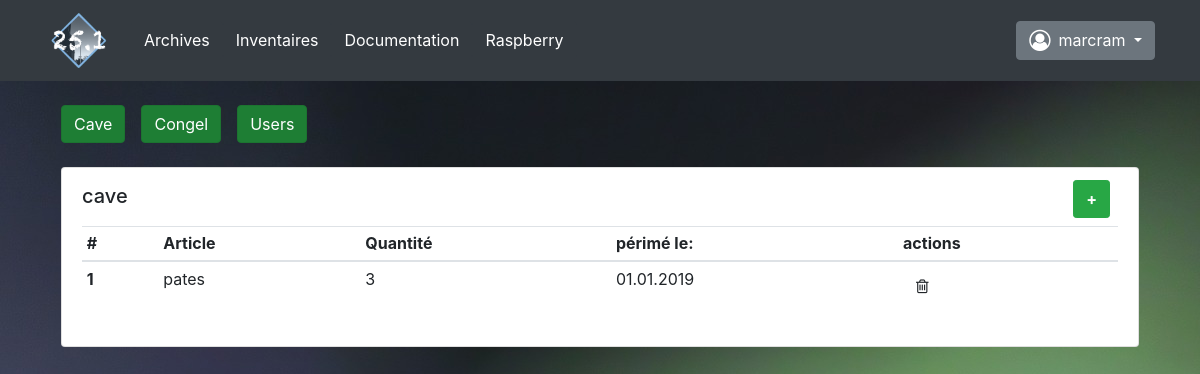
Screenshot of /inventaire/cave (signed in) with the database file from the repository.
### appli/models.py (models this page shows, shortened)
class Users(UserMixin, db.Model):
    __tablename__ = 'users'
    id = db.Column(db.Integer, primary_key=True)
    nom = db.Column(db.String(20), nullable=False)
    mdp = db.Column(db.String(20), nullable=False)
    mail = db.Column(db.String(20), nullable=True)
    droits = db.Column(db.String(20), nullable=True)
    entetes = [['nom', 3], ['mdp', 3], ['mail', 3], ['droits', 1]]
    champ_db = [id, nom, mdp, mail, droits]

class Cave(db.Model):
    __tablename__ = 'cave'
    id = db.Column(db.Integer, primary_key=True)
    article = db.Column(db.String(40), nullable=False)
    quantite = db.Column(db.Integer(), nullable=True)
    peremption = db.Column(db.String(), nullable=True)
    envoi_mail = db.Column(db.String(), nullable=True)
    entetes = [['article', 4], ['nb', 1], ['périmé le ', 2], ['mail', 1] ]
    champ_db = ['id', 'article', 'quantite', 'peremption', 'envoi_mail']

### appli/main.py (the view, shortened to what this page needs)
@app.route('/inventaire/<database>', methods=['POST', 'GET'])
@login_required
def inventaire(database):
    db = db_recup(database)
    return render_template('inventaire.html',
                           database=database,
                           db=db,
                           )

### appli/fonctions.py (called while the page is built)
def db_recup(dbase):
    database = {'cave': Cave, 'congel': Congel, 'users': Users}
    resultat = database[dbase].query.all()
    return resultat

### appli/main.py (called while the page is built)
@login_manager.user_loader
def load_user(user_id):
    return Users.query.get(int(user_id))

### appli/templates/inventaire.html (shortened to what this page needs)
{% extends "base.html" %}
{% block inventaire %}
    <div class="container">
        <div class="row mx-3 mt-4">
                <a class=" btn btn-success active mr-3" id="btn_cave" href="/inventaire/cave" >Cave</a>
                <a class=" btn btn-success active mr-3" id="btn_cave" href="/inventaire/congel" >Congel</a>
                <a class=" btn btn-success active mr-2" id="btn_cave" href="/inventaire/users" >Users</a>
        </div>
        {% if  database in ['cave', 'congel'] %}
            <div class="card mx-3 mt-4">
                <div class="card-body">
                    <table class="table table-sm">
                        <thead>
                            <tr>
                            <th scope="col">#</th>
                            <th scope="col">Article</th>
                            <th scope="col">Quantité</th>
                            <th scope="col">périmé le:</th>
                            <th scope="col">actions</th>
                            </tr>
                        </thead>
                        <tbody>
                            {% for elem in db %}
                                <tr id="tabl_db_{{ loop.index }}">
                                    <th scope="row">{{ loop.index }}<span id="tab_db_id_{{ loop.index }}" class="invisible">{{ elem.id }}</span></th>
                                    <td id="tab_db_art_{{ loop.index }}">{{ elem.article }}</td>
                                    <td id="tab_db_qua_{{ loop.index }}">{{ elem.quantite }}</td>
                                    <td id="tab_db_per_{{ loop.index }}">{{ elem.peremption }}</td>
                                    <td><button id="trash_{{ loop.index }}" class="btn" onclick="efface(this)"><i class="fa fa-trash-o mr-2  mt-n2" ></i></td>
                                </tr>
                                {% if loop.last %}
                                    {% set nb_elem = loop.length %}
                                    <div class="d-flex">
                                        <h5 class="my-2 mt-n1 mr-auto">{{ database }} <spann id="nb_elem" class="invisible">{{ nb_elem }}</spann></h5>
                                        <spann id="db_add" class="btn btn-success rounded-sm m-2 font-weight-bolder ml-auto mt-n2"data-toggle="modal" data-target="#new_article"> + </spann>
                                    </div>
                                {% endif%}
                            {% endfor %}
                        </tbody>
                    </table>
                </div>
                {% endif %}
{% endblock%}

### appli/templates/base.html (shortened to what this page needs)
<!DOCTYPE html>
<html>
    <head>
        <link rel="stylesheet" media="screen" href = "{{ url_for('static', filename='bootstrap/bootstrap.min.css') }}">
        <link rel="stylesheet" href = "{{ url_for('static', filename='style.css') }}">
        <link rel="stylesheet" href="https://cdnjs.cloudflare.com/ajax/libs/font-awesome/4.7.0/css/font-awesome.min.css">
    </head>
    <body background="{{ url_for('static', filename='images/bg01.jpg') }}">
        {% block menu %}
            {% block navbar %}
                <nav class="navbar navbar-expand-sm navbar-dark bg-dark ">
                    <div class="container">
                        <a class="navbar-brand d-block  " href="{{ url_for('index') }}"><img src="{{ url_for('static', filename='images/LogoVilla.png') }}" alt="Logo" style="width:70px;"></a>
                        <div class="collapse navbar-collapse" id="navibar">
                            <ul class="navbar-nav mr-auto">
                                <li class="nav-item">
                                    <a id="m_arch" class="btn btn-dark" href="{{ url_for('archives') }}">Archives</a>
                                </li>
                                <li class="nav-item">
                                    <a d="m_inv"class="btn btn-dark" href="{{ url_for('inventaire', database='cave') }}">Inventaires</a>
                                </li>
                                <li class="nav-item">
                                    <a id="m_mais"class="btn btn-dark" href="{{ url_for('documents', section='root') }}">Documentation</a>
                                </li>
                                <li class="nav-item">
                                    <a id="m_rasp"class="btn btn-dark " href="{{ url_for('raspberry') }}">Raspberry</a>
                                </li>
                            </ul>
                            <ul class="navbar-nav">
                                <li class="nav-item">
                                    {% if current_user.is_authenticated %}
                                        <div class="dropdown">
                                            <button class="btn btn-secondary dropdown-toggle" type="button" id="m_users" data-toggle="dropdown" aria-haspopup="true" aria-expanded="false">
                                                    <i class="fa fa-user-circle-o fa-lg my-1 mr-2" ></i>{{ current_user.nom }}
                                            </button>
                                        </div>
                                    {% else %}
                                        <a class="btn btn-secondary " href="{{ url_for('login') }}">
                                                <i class="fa fa-user-circle-o fa-lg my-1 mr-2" ></i>Login
                                        </a>
                                    {% endif %}
                                </li>
                            </ul>
                        </div>
                    </div>
                </nav>
            {% endblock %}
        {% endblock %}
        {% block inventaire %} {% endblock %}
    </body>
</html>

### rows the page displays
Users: nom "marcram"
Cave: article "pates", quantite "3", peremption "01.01.2019", database "cave"
